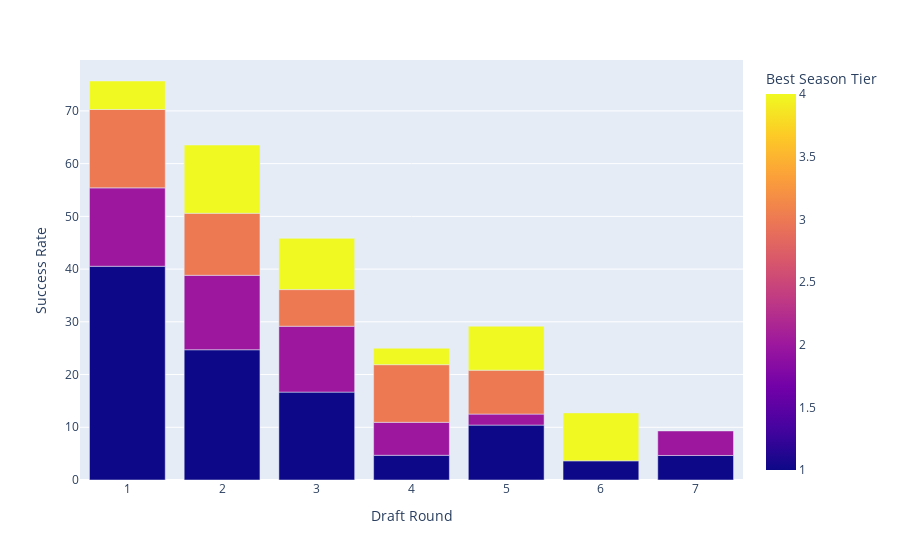

The notebook cell saved with this chart:
### Code cell
fig = px.bar(df_success, x="Draft Round", y="Success Rate",
             color='Best Season Tier', barmode='group',
             hover_data=['Sample Size of Tier', 'All Players in this Round'],
             )

fig.write_html(f"{save_path}/hit-rate-v-round-alternative.html")
fig.show()

### Figure 1 — Plotly figure (JSON) as saved in the notebook; plotly's stock layout.template omitted (floating-point values rounded to 4 significant figures)
{"data": [{"alignmentgroup": "True", "customdata": [[30, 74], [11, 74], [11, 74], [4, 74], [21, 85], [12, 85], [10, 85], [11, 85], [12, 72], [9, 72], [5, 72], [7, 72], [3, 64], [4, 64], [7, 64], [2, 64], [5, 48], [1, 48], [4, 48], [4, 48], [2, 55], [5, 55], [2, 43], [2, 43]], "hovertemplate": "Draft Round=%{x}<br>Success Rate=%{y}<br>Sample Size of Tier=%{customdata[0]}<br>All Players in this Round=%{customdata[1]}<br>Best Season Tier=%{marker.color}<extra></extra>", "legendgroup": "", "marker": {"color": [1, 2, 3, 4, 1, 2, 3, 4, 1, 2, 3, 4, 1, 2, 3, 4, 1, 2, 3, 4, 1, 4, 1, 2], "coloraxis": "coloraxis", "pattern": {"shape": ""}}, "name": "", "offsetgroup": "", "orientation": "v", "showlegend": false, "textposition": "auto", "type": "bar", "x": [1, 1, 1, 1, 2, 2, 2, 2, 3, 3, 3, 3, 4, 4, 4, 4, 5, 5, 5, 5, 6, 6, 7, 7], "xaxis": "x", "y": [40.54, 14.86, 14.86, 5.405, 24.71, 14.12, 11.76, 12.94, 16.67, 12.5, 6.944, 9.722, 4.688, 6.25, 10.94, 3.125, 10.42, 2.083, 8.333, 8.333, 3.636, 9.091, 4.651, 4.651], "yaxis": "y"}], "layout": {"barmode": "group", "coloraxis": {"colorbar": {"title": {"text": "Best Season Tier"}}, "colorscale": [[0, "#0d0887"], [0.1111, "#46039f"], [0.2222, "#7201a8"], [0.3333, "#9c179e"], [0.4444, "#bd3786"], [0.5556, "#d8576b"], [0.6667, "#ed7953"], [0.7778, "#fb9f3a"], [0.8889, "#fdca26"], [1, "#f0f921"]]}, "legend": {"tracegroupgap": 0}, "margin": {"t": 60}, "xaxis": {"anchor": "y", "domain": [0, 1], "title": {"text": "Draft Round"}}, "yaxis": {"anchor": "x", "domain": [0, 1], "title": {"text": "Success Rate"}}}}
